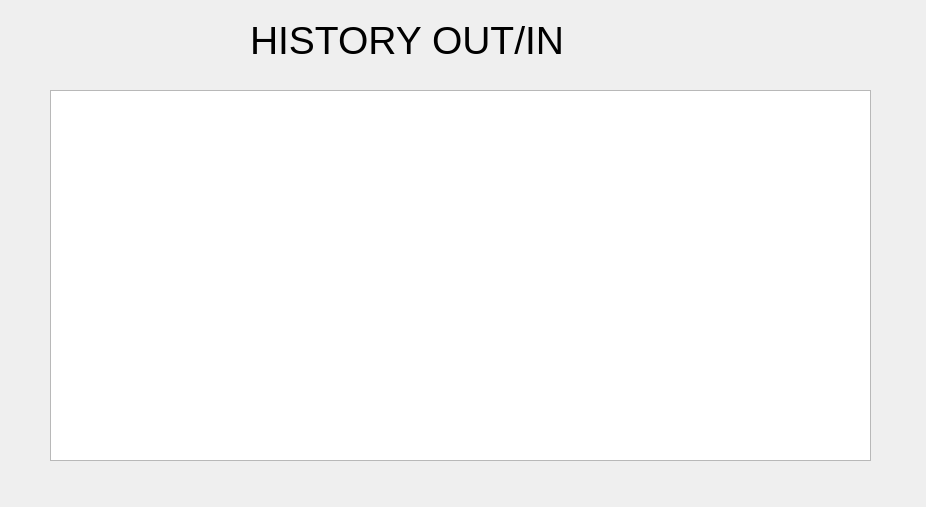
<?xml version="1.0" encoding="UTF-8"?>
<ui version="4.0">
 <class>history</class>
 <widget class="QDialog" name="history">
  <property name="geometry">
   <rect>
    <x>0</x>
    <y>0</y>
    <width>926</width>
    <height>507</height>
   </rect>
  </property>
  <property name="font">
   <font>
    <pointsize>13</pointsize>
   </font>
  </property>
  <property name="windowTitle">
   <string>Dialog</string>
  </property>
  <widget class="QTableView" name="tableView">
   <property name="geometry">
    <rect>
     <x>50</x>
     <y>90</y>
     <width>821</width>
     <height>371</height>
    </rect>
   </property>
   <property name="minimumSize">
    <size>
     <width>821</width>
     <height>0</height>
    </size>
   </property>
   <property name="baseSize">
    <size>
     <width>300</width>
     <height>50</height>
    </size>
   </property>
   <property name="font">
    <font>
     <pointsize>15</pointsize>
    </font>
   </property>
  </widget>
  <widget class="QLabel" name="label">
   <property name="geometry">
    <rect>
     <x>250</x>
     <y>20</y>
     <width>361</width>
     <height>41</height>
    </rect>
   </property>
   <property name="font">
    <font>
     <pointsize>29</pointsize>
    </font>
   </property>
   <property name="text">
    <string>HISTORY OUT/IN</string>
   </property>
  </widget>
 </widget>
 <resources/>
 <connections/>
</ui>
